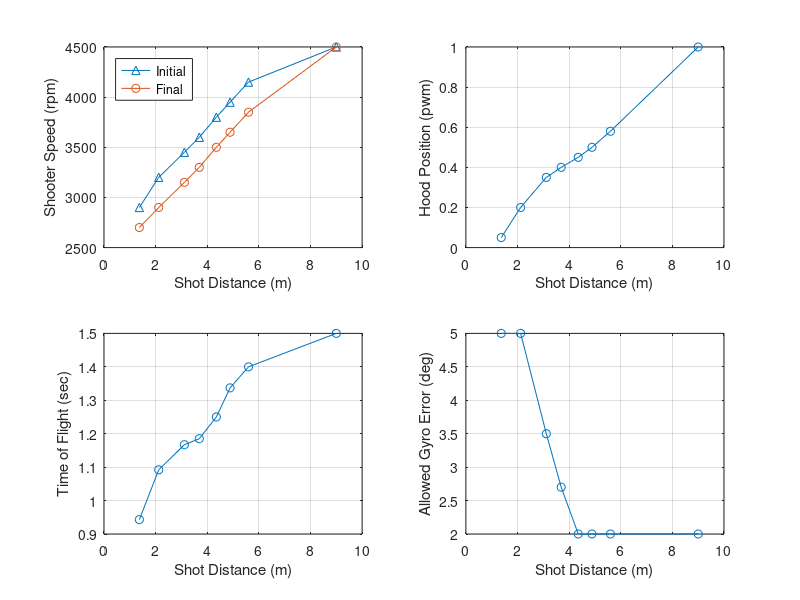

The MATLAB source for this figure:
%% Output Overrides
TEST_Output_Override_Flag = 0;
TEST_Transfer_Motor_DC_OV = 0;
TEST_Feeder_Motor_DC_OV = 0;
TEST_Shooter_Motor_DC_Left_OV = 0;
TEST_Shooter_Motor_DC_Center_OV = 0;
TEST_Shooter_Motor_DC_Right_OV = 0;
TEST_Desired_Hood_Enable_OV = 0;
TEST_Desired_Hood_Pos_OV = 0.05;
TEST_Intake_Arm_Motor_DC_OV = 0;
TEST_Intake_Roller_Motor_DC_OV = 0;

%% Field Element Position Data
Field_BlueAllianceZoneX = 182.11*0.0254;            % Meters
Field_RedAllianceZoneX  = (651.22-182.11)*0.0254;    % Meters
Field_Blue_Hub_X        = 182.11*0.0254;             % Meters
Field_Hub_Y             = 158.84*0.0254;             % Meters
Field_Red_Hub_X         = (651.22-182.11)*0.0254;    % Meters
Field_Pass_Y_Top        = (317.69-(49.84/2))*0.0254;
Field_Pass_Y_Bottom     = (49.84/2)*0.0254;
Field_Blue_Pass_X       = (156.61/2)*0.0254;
Field_Red_Pass_X        = (651.22-((156.61/2)))*0.0254;

%% Shooting Control Data
% Targets
Rebuilt_Transfer_Minimum_Factor = 0.8;
Rebuilt_Target_Transfer_Speed = 4000;   % rpm
Rebuilt_Negative_Feeder_Speed = -1000;
Rebuilt_Target_Feeder_Speed = Rebuilt_Target_Transfer_Speed*0.84;  % rpm
% (the 0.84 factor sets feeder belt linear speed to match transfer wheel surface linear speed)
% Assumes 4 inch diameter transfer wheels and 24 tooth pulleys driving the belts

Rebuilt_Shot_Init_Time = 0.4; % Seconds

% Condition Checks
Rebuilt_Shoot_Robot_Velocity_Max = 1.7;   % meter/second
Rebuilt_Shoot_Motor_Max_Error = 100;    % rpm
Rebuilt_Shoot_Hood_Pos_Max_Error = 0.03;    % pwm position

% Check if Hub is Active for Scoring
Time_TeleOp = 160 - 20;
Time_offset = 3;
Time_Transition = 10;
Time_Shift_1 = 35;
Time_Shift_2 = 60;
Time_Shift_3 = 85;
Time_Shift_4 = 110;
Auto_Timer = 30;
Shift_Timer = 25;
End_Game_Timer = 30; 

Rebuilt_Match_Time_TeleOp = Time_TeleOp;
Rebuilt_Match_Time_Transition  = Time_Transition - Time_offset; 
Rebuilt_Match_Time_Shift_1  = Time_Shift_1 - Time_offset; 
Rebuilt_Match_Time_Shift_2  = Time_Shift_2 - Time_offset; 
Rebuilt_Match_Time_Shift_3  = Time_Shift_3 - Time_offset;
Rebuilt_Match_Time_Shift_4  = Time_Shift_4 - Time_offset;
Rebuilt_Match_Time_Auto_Timer  = Auto_Timer - Time_offset;
Rebuilt_Match_Time_Shift_Timer  = Shift_Timer;
Rebuilt_Match_Time_End_Game_Timer = End_Game_Timer + Time_offset; 

clear Time_TeleOp Time_offset Time_Transition Time_Shift_1 Time_Shift_2
clear Time_Shift_3 Time_Shift_4 Auto_Timer Shift_Timer End_Game_Timer

% Iteration error target threshold
Rebuilt_Shoot_Target_Error_Thresh = 0.1;    % Meters

Rebuilt_Des_Gyro_Shoot_Offset = 0;  % Degrees

% Distance (m)
Rebuilt_Shoot_Dist_0 = 1.370;
Rebuilt_Shoot_Dist_1 = 2.120;
Rebuilt_Shoot_Dist_2 = 3.115;
Rebuilt_Shoot_Dist_3 = 3.692;
Rebuilt_Shoot_Dist_4 = 4.353;
Rebuilt_Shoot_Dist_5 = 4.884;
Rebuilt_Shoot_Dist_6 = 5.6;
Rebuilt_Shoot_Dist_7 = 9.0;;

% Desired_Shooter_Motor_Speed Init (rpm)
Rebuilt_Shoot_Shooter_Spd_I_0 = 2900;
Rebuilt_Shoot_Shooter_Spd_I_1 = 3200;
Rebuilt_Shoot_Shooter_Spd_I_2 = 3450;
Rebuilt_Shoot_Shooter_Spd_I_3 = 3600;
Rebuilt_Shoot_Shooter_Spd_I_4 = 3800;  %3850
Rebuilt_Shoot_Shooter_Spd_I_5 = 3950;
Rebuilt_Shoot_Shooter_Spd_I_6 = 4150;
Rebuilt_Shoot_Shooter_Spd_I_7 = 4500;

% Desired_Shooter_Motor_Speed (rpm)
Rebuilt_Shoot_Shooter_Spd_0 = 2700;
Rebuilt_Shoot_Shooter_Spd_1 = 2900;
Rebuilt_Shoot_Shooter_Spd_2 = 3150;
Rebuilt_Shoot_Shooter_Spd_3 = 3300;
Rebuilt_Shoot_Shooter_Spd_4 = 3500;  %3525
Rebuilt_Shoot_Shooter_Spd_5 = 3650;
Rebuilt_Shoot_Shooter_Spd_6 = 3850;
Rebuilt_Shoot_Shooter_Spd_7 = 4500;

% Desired Hood Position (pwm)
Rebuilt_Shoot_Hood_Pos_0 = 0.05;
Rebuilt_Shoot_Hood_Pos_1 = 0.20;
Rebuilt_Shoot_Hood_Pos_2 = 0.35;
Rebuilt_Shoot_Hood_Pos_3 = 0.4;
Rebuilt_Shoot_Hood_Pos_4 = 0.45;
Rebuilt_Shoot_Hood_Pos_5 = 0.5;
Rebuilt_Shoot_Hood_Pos_6 = 0.58;
Rebuilt_Shoot_Hood_Pos_7 = 1;

% Time of Flight (sec)
Rebuilt_Shoot_TOF_0 = 0.943;
Rebuilt_Shoot_TOF_1 = 1.092;
Rebuilt_Shoot_TOF_2 = 1.167;
Rebuilt_Shoot_TOF_3 = 1.185;
Rebuilt_Shoot_TOF_4 = 1.250;
Rebuilt_Shoot_TOF_5 = 1.337;
Rebuilt_Shoot_TOF_6 = 1.4;
Rebuilt_Shoot_TOF_7 = 1.5;

% Allowed Gyro Error (degrees ... convert to radians in model)
Rebuilt_Shoot_Gyro_Err_0 = 5;
Rebuilt_Shoot_Gyro_Err_1 = 5;
Rebuilt_Shoot_Gyro_Err_2 = 3.5;
Rebuilt_Shoot_Gyro_Err_3 = 2.7;
Rebuilt_Shoot_Gyro_Err_4 = 2;
Rebuilt_Shoot_Gyro_Err_5 = 2;
Rebuilt_Shoot_Gyro_Err_6 = 2;
Rebuilt_Shoot_Gyro_Err_7 = 2;

% PLOT TABLES
    plot_dist     = [Rebuilt_Shoot_Dist_0 Rebuilt_Shoot_Dist_1 Rebuilt_Shoot_Dist_2 Rebuilt_Shoot_Dist_3 Rebuilt_Shoot_Dist_4 Rebuilt_Shoot_Dist_5 Rebuilt_Shoot_Dist_6 Rebuilt_Shoot_Dist_7];
    plot_shooter_i= [Rebuilt_Shoot_Shooter_Spd_I_0 Rebuilt_Shoot_Shooter_Spd_I_1 Rebuilt_Shoot_Shooter_Spd_I_2 Rebuilt_Shoot_Shooter_Spd_I_3 Rebuilt_Shoot_Shooter_Spd_I_4 Rebuilt_Shoot_Shooter_Spd_I_5 Rebuilt_Shoot_Shooter_Spd_I_6 Rebuilt_Shoot_Shooter_Spd_I_7];
    plot_shooter  = [Rebuilt_Shoot_Shooter_Spd_0 Rebuilt_Shoot_Shooter_Spd_1 Rebuilt_Shoot_Shooter_Spd_2 Rebuilt_Shoot_Shooter_Spd_3 Rebuilt_Shoot_Shooter_Spd_4 Rebuilt_Shoot_Shooter_Spd_5 Rebuilt_Shoot_Shooter_Spd_6 Rebuilt_Shoot_Shooter_Spd_7];
    plot_hood     = [Rebuilt_Shoot_Hood_Pos_0 Rebuilt_Shoot_Hood_Pos_1 Rebuilt_Shoot_Hood_Pos_2 Rebuilt_Shoot_Hood_Pos_3 Rebuilt_Shoot_Hood_Pos_4 Rebuilt_Shoot_Hood_Pos_5 Rebuilt_Shoot_Hood_Pos_6 Rebuilt_Shoot_Hood_Pos_7];
    plot_tof      = [Rebuilt_Shoot_TOF_0 Rebuilt_Shoot_TOF_1 Rebuilt_Shoot_TOF_2 Rebuilt_Shoot_TOF_3 Rebuilt_Shoot_TOF_4 Rebuilt_Shoot_TOF_5 Rebuilt_Shoot_TOF_6 Rebuilt_Shoot_TOF_7];
    plot_gyro_err = [Rebuilt_Shoot_Gyro_Err_0 Rebuilt_Shoot_Gyro_Err_1 Rebuilt_Shoot_Gyro_Err_2 Rebuilt_Shoot_Gyro_Err_3 Rebuilt_Shoot_Gyro_Err_4 Rebuilt_Shoot_Gyro_Err_5 Rebuilt_Shoot_Gyro_Err_6 Rebuilt_Shoot_Gyro_Err_7];
    
    figure(1)
    subplot(2,2,1), hold off
    plot(plot_dist,plot_shooter_i,'-^')
    hold on
    plot(plot_dist,plot_shooter,'-o')
    xlabel('Shot Distance (m)')
    ylabel('Shooter Speed (rpm)')
    grid on
    legend('Initial','Final','Location','northwest')
    
    subplot(2,2,2)
    plot(plot_dist,plot_hood,'-o')
    xlabel('Shot Distance (m)')
    ylabel('Hood Position (pwm)')
    grid on
    
    subplot(2,2,3)
    plot(plot_dist,plot_tof,'-o')
    xlabel('Shot Distance (m)')
    ylabel('Time of Flight (sec)')
    grid on
    
    subplot(2,2,4)
    plot(plot_dist,plot_gyro_err,'-o')
    xlabel('Shot Distance (m)')
    ylabel('Allowed Gyro Error (deg)')
    grid on
    
    % need to clear from workspace so not included in code generation
    clear plot_dist plot_shooter plot_hood plot_tof plot_gyro_err

% Control Parameters to Calculate Duty Cycle
Rebuilt_Feeder_Motor_Gain_FF = 1/7854;

Rebuilt_Transfer_Motor_Gain_FF = 1/7854;
Rebuilt_Transfer_Motor_Gain_P = 0.0001;
Rebuilt_Transfer_Motor_Gain_I = 0.001*0.02;
Rebuilt_Transfer_Error_Integral_Enable = 300;

Rebuilt_Shooter_Motor_Gain_FF = 1/6048;
Rebuilt_Shooter_Motor_Gain_P = 0.001;
Rebuilt_Shooter_Motor_Gain_I = 0.001*0.02;
Rebuilt_Shooter_Error_Integral_Enable = 300;

% Hood Position Servo Properties
Rebuilt_Hood_Servo_Pos_Min = 0.05;
Rebuilt_Hood_Servo_Pos_Max = 1;
Rebuilt_Hood_Servo_Rate_Limit_Inc = 32/50*0.02;   % no load 32 mm/sec, total stroke 50 mm
Rebuilt_Hood_Servo_Rate_Limit_Dec = -Rebuilt_Hood_Servo_Rate_Limit_Inc;

%% Intake
Rebuilt_Intake_Des_Angle_In = -40;
Rebuilt_Intake_Meas_In_Disable = -20;   % disable motor when angle is less than this value and the desired anle is the in angle
Rebuilt_Intake_Meas_Out_Disable = 80;   % disable motor when angle is more than this value and the desired anle is the out angle
Rebuilt_Intake_Des_Angle_Out = 90;

Rebuilt_Intake_Cycle_Angle_In = 0;
Rebuilt_Intake_Cycle_Angle_Out = 70;

Rebuilt_Intake_RL_Inc =  3;
Rebuilt_Intake_RL_Dec = -3;

Rebuilt_Intake_Arm_Gain_P = 0.01*0;
Rebuilt_Intake_Arm_Gain_D = 0;

Rebuilt_Roller_Desired_Speed = 4500;
Rebuilt_Roller_Motor_Gain_FF = 1/7854;
Rebuilt_Roller_Motor_Gain_P = 0.0001;
Rebuilt_Roller_Motor_Gain_I = 0.001*0.02;
Rebuilt_Roller_Error_Integral_Enable = 300;
